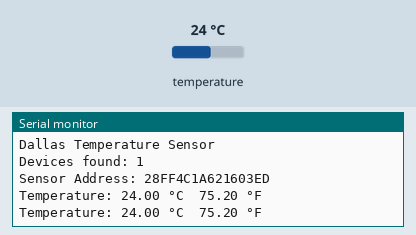
This sketch was run on a simulated Arduino Uno, built with avr-gcc and run on an emulated ATmega328P. Parts: the last lines printed to the serial monitor. The test bench sets the inputs (shaded band); at power-on: temperature 24 °C.

Above: at 2.5 s.
2.6 s: temperature set to 12 °C
At 4.0 s:
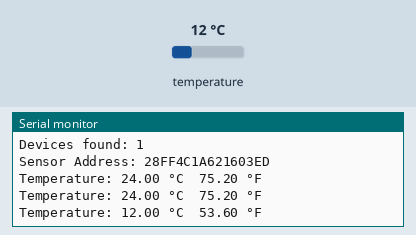
4.8 s: temperature set to 19 °C
At 5.5 s:
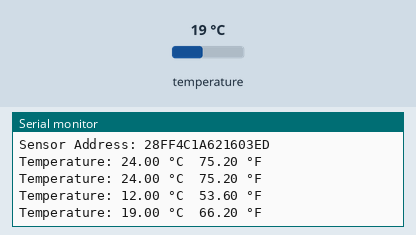
Timing chart, 0 to 7.8 s (numbered marks = the images above; inputs shaded):
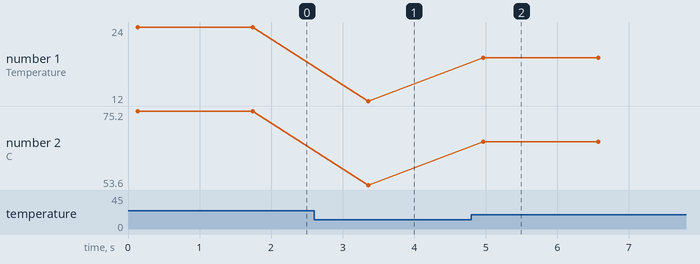

Measured:
- after the input at 2.6 s, the serial monitor: prints a new line after 0.76 s (image 1)
- after the input at 4.8 s, the serial monitor: prints a new line after 0.16 s (image 2)
- plotted number 1: 24 → 12 after the input at 2.6 s, 12 → 19 after the input at 4.8 s
- plotted number 2: 75.2 → 53.6 after the input at 2.6 s, 53.6 → 66.2 after the input at 4.8 s

The sketch:

DS18B20Testerworks.ino
```cpp
// Read Temperature with DS18B20

// Include the libraries
#include <OneWire.h>
#include <DallasTemperature.h>

// Data pin connected to the DS18B20
#define ONE_WIRE_BUS 2

// Create OneWire and DallasTemperature objects
OneWire oneWire(ONE_WIRE_BUS);
DallasTemperature sensors(&oneWire);

// Variable to store the sensor address
DeviceAddress insideThermometer;

void setup() {

  // Start serial communication
  Serial.begin(9600);

  Serial.println("Dallas Temperature Sensor");

  // Start the temperature library
  sensors.begin();

  // Find connected sensors
  Serial.print("Devices found: ");
  Serial.println(sensors.getDeviceCount());

  // Get the first sensor on the bus
  if (!sensors.getAddress(insideThermometer, 0)) {
    Serial.println("Unable to find sensor.");
  }

  // Set sensor resolution (9–12 bits)
  sensors.setResolution(insideThermometer, 9);

  Serial.print("Sensor Address: ");
  printAddress(insideThermometer);
  Serial.println();
}

void loop() {

  // Request a temperature reading
  sensors.requestTemperatures();

  // Print the temperature
  printTemperature(insideThermometer);

  delay(1500);
}

// Print temperature in Celsius and Fahrenheit
void printTemperature(DeviceAddress deviceAddress) {

  float tempC = sensors.getTempC(deviceAddress);

  if (tempC == DEVICE_DISCONNECTED_C) {
    Serial.println("Error: Sensor disconnected");
    return;
  }

  Serial.print("Temperature: ");
  Serial.print(tempC);
  Serial.print(" °C  ");

  Serial.print(DallasTemperature::toFahrenheit(tempC));
  Serial.println(" °F");
}

// Print the sensor's unique address
void printAddress(DeviceAddress deviceAddress) {

  for (uint8_t i = 0; i < 8; i++) {

    if (deviceAddress[i] < 16)
      Serial.print("0");

    Serial.print(deviceAddress[i], HEX);
  }
}
```
